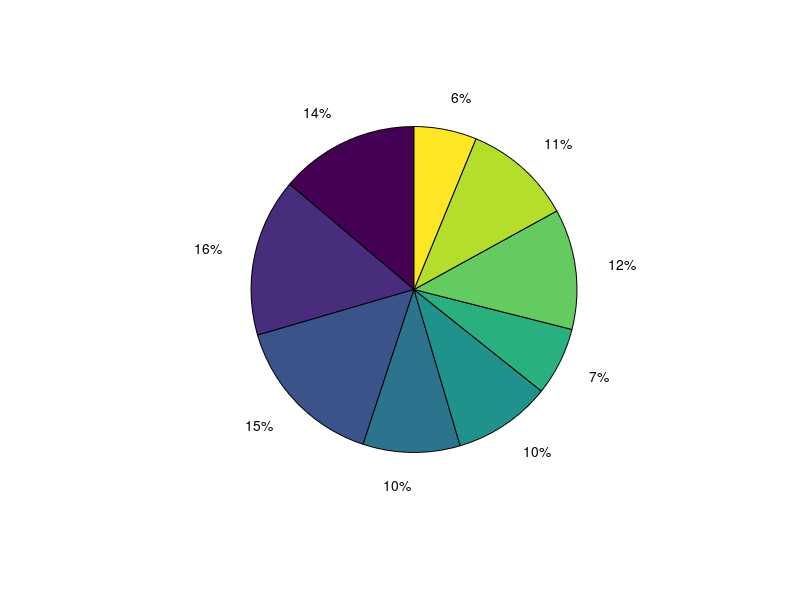
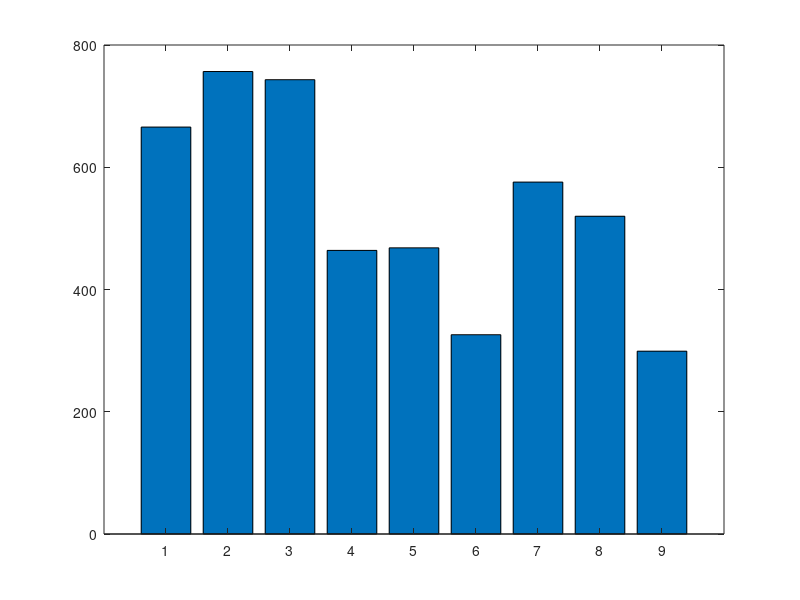

Here is the MATLAB script that generated these plots, in order:
%Know Variables%
patrons=6583;
%Gumball Variables%
dsmall=(5/8);
dmedium=(1+1/8);
dlarge=(1+3/4);
cost_small=.03;
cost_medium=.07;
cost_large=.16;
price_small=.05;
price_medium=.10;
price_large=.25;
vsmall=(4/3)*pi*(dsmall*.5)^3;
vmedium=(4/3)*pi*(dmedium*.5)^3;
vlarge=(4/3)*pi*(dlarge*.5)^3;
s_ratio=9/350;
m_ratio=5/350;
l_ratio=2/350;
sold_small=fix(s_ratio*patrons);
sold_medium=fix(m_ratio*patrons);
sold_large=fix(l_ratio*patrons);
%machine variables%
volume_cube=10*10*10;
volume_rhombus=11*11*14;
volume_sphere=(4/3)*pi*5^3;
ratio=.78;
cube=volume_cube*ratio;
rhombus=volume_rhombus*ratio;
sphere=volume_sphere*ratio;
cost_cube=325;
cost_rhombus=350;
cost_sphere=300;
fill_cost=5;

%Calculations for Amount of Gumballs %
gs_cube=fix(cube/vsmall);
gs_rhombus=fix(rhombus/vsmall);
gs_sphere=fix(sphere/vsmall);

gm_cube=fix(cube/vmedium);
gm_rhombus=fix(rhombus/vmedium);
gm_sphere=fix(sphere/vmedium);

gl_cube=fix(cube/vlarge);
gl_rhombus=fix(rhombus/vlarge);
gl_sphere=fix(sphere/vlarge);

%Calculations for amount of gumballs when machine needs refilled%
refill_scube=fix(gs_cube*.25);
refill_srhombus=fix(gs_rhombus*.25);
refill_ssphere=fix(gs_sphere*.25);

refill_mcube=fix(gm_cube*.25);
refill_mrhombus=fix(gm_rhombus*.25);
refill_msphere=fix(gm_sphere*.25);

refill_lcube=fix(gl_cube*.25);
refill_lrhombus=fix(gl_rhombus*.25);
refill_lsphere=fix(gl_sphere*.25);

%Calculations for difference between Max and Min number of Gumballs%
available_scube=gs_cube-refill_scube;
available_srhombus=gs_rhombus-refill_srhombus;
available_ssphere=gs_sphere-refill_ssphere;

available_mcube=gm_cube-refill_mcube;
available_mrhombus=gm_rhombus-refill_mrhombus;
available_msphere=gm_sphere-refill_msphere;

available_lcube=gl_cube-refill_lcube;
available_lrhombus=gl_rhombus-refill_lrhombus;
available_lsphere=gl_sphere-refill_lsphere;

%Calculations for days to till refill, is rounded up based that on the
%assumption that gumballs will still be sold when amount of gumballs dips
%below .25 of max number of gumballs, and refilled at the beginning of the
%next day
days_scube=ceil(available_scube/sold_small);
days_srhombus=ceil(available_srhombus/sold_small);
days_ssphere=ceil(available_ssphere/sold_small);

days_mcube=ceil(available_mcube/sold_medium);
days_mrhombus=ceil(available_mrhombus/sold_medium);
days_msphere=ceil(available_msphere/sold_medium);

days_lcube=ceil(available_lcube/sold_large);
days_lrhombus=ceil(available_lrhombus/sold_large);
days_lsphere=ceil(available_lsphere/sold_large);

%Calculations for Periods in Year%
periods_scube=365/days_scube;
periods_srhombus=365/days_srhombus;
periods_ssphere=365/days_ssphere;

periods_mcube=365/days_mcube;
periods_mrhombus=365/days_mrhombus;
periods_msphere=365/days_msphere;

periods_lcube=365/days_lcube;
periods_lrhombus=365/days_lrhombus;
periods_lsphere=365/days_lsphere;


%Calculations for gumballs sold until refill%
gsold_scube=days_scube*sold_small;
gsold_srhombus=days_srhombus*sold_small;
gsold_ssphere=days_ssphere*sold_small;

gsold_mcube=days_mcube*sold_medium;
gsold_mrhombus=days_mrhombus*sold_medium;
gsold_msphere=days_msphere*sold_medium;

gsold_lcube=days_lcube*sold_large;
gsold_lrhombus=days_lrhombus*sold_large;
gsold_lsphere=days_lsphere*sold_large;

format bank
%Profit Year One%
profit_year1_scube=gsold_scube*periods_scube*price_small;
profit_year1_srhombus=gsold_srhombus*periods_srhombus*price_small;
profit_year1_ssphere=gsold_ssphere*periods_ssphere*price_small;

profit_year1_mcube=gsold_mcube*periods_mcube*price_medium;
profit_year1_mrhombus=gsold_mrhombus*periods_mrhombus*price_medium;
profit_year1_msphere=gsold_msphere*periods_msphere*price_medium;

profit_year1_lcube=gsold_lcube*periods_lcube*price_large;
profit_year1_lrhombus=gsold_lrhombus*periods_lrhombus*price_large;
profit_year1_lsphere=gsold_lsphere*periods_lsphere*price_large;

%Expenses Year One%
expenses_year1_scube=cost_cube+fix(periods_scube)*gsold_scube*cost_small+gs_cube*cost_small+fix(periods_scube)*fill_cost;
expenses_year1_srhombus=cost_rhombus+fix(periods_srhombus)*gsold_srhombus*cost_small+gs_rhombus*cost_small+fix(periods_srhombus)*fill_cost;
expenses_year1_ssphere=cost_sphere+fix(periods_ssphere)*gsold_ssphere*cost_small+gs_sphere*cost_small+fix(periods_ssphere)*fill_cost;

expenses_year1_mcube=cost_cube+fix(periods_mcube)*gsold_mcube*cost_medium+gm_cube*cost_medium+fix(periods_mcube)*fill_cost;
expenses_year1_mrhombus=cost_rhombus+fix(periods_mrhombus)*gsold_mrhombus*cost_medium+gm_rhombus*cost_medium+fix(periods_mrhombus)*fill_cost;
expenses_year1_msphere=cost_sphere+fix(periods_msphere)*gsold_msphere*cost_medium+gm_sphere*cost_medium+fix(periods_msphere)*fill_cost;

expenses_year1_lcube=cost_cube+fix(periods_lcube)*gsold_lcube*cost_large+gl_cube*cost_large+fix(periods_lcube)*fill_cost;
expenses_year1_lrhombus=cost_rhombus+fix(periods_lrhombus)*gsold_lrhombus*cost_large+gl_rhombus*cost_large+fix(periods_lcube)*fill_cost;
expenses_year1_lsphere=cost_sphere+fix(periods_lsphere)*gsold_lsphere*cost_large+gl_sphere*cost_large+fix(periods_lsphere)*fill_cost;


%Net Profit Year One%
netprofit_year1_scube=profit_year1_scube-expenses_year1_scube;
netprofit_year1_srhombus=profit_year1_srhombus-expenses_year1_srhombus;
netprofit_year1_ssphere=profit_year1_ssphere-expenses_year1_ssphere;

netprofit_year1_mcube=profit_year1_mcube-expenses_year1_mcube;
netprofit_year1_mrhombus=profit_year1_mrhombus-expenses_year1_mrhombus;
netprofit_year1_msphere=profit_year1_msphere-expenses_year1_msphere;

netprofit_year1_lcube=profit_year1_lcube-expenses_year1_lcube;
netprofit_year1_lrhombus=profit_year1_lrhombus-expenses_year1_lrhombus;
netprofit_year1_lsphere=profit_year1_lsphere-expenses_year1_lsphere;

%Expenses for Year 2%
expenses_year2_scube=fix(periods_scube)*gsold_scube*cost_small+fix(periods_scube)*fill_cost;
expenses_year2_srhombus=fix(periods_srhombus)*gsold_srhombus*cost_small+fix(periods_srhombus)*fill_cost;
expenses_year2_ssphere=fix(periods_ssphere)*gsold_ssphere*cost_small+fix(periods_ssphere)*fill_cost;

expenses_year2_mcube=fix(periods_mcube)*gsold_mcube*cost_medium+fix(periods_mcube)*fill_cost;
expenses_year2_mrhombus=fix(periods_mrhombus)*gsold_mrhombus*cost_medium+fix(periods_mrhombus)*fill_cost;
expenses_year2_msphere=fix(periods_msphere)*gsold_msphere*cost_medium+fix(periods_msphere)*fill_cost;

expenses_year2_lcube=fix(periods_lcube)*gsold_lcube*cost_large+fix(periods_lcube)*fill_cost;
expenses_year2_lrhombus=fix(periods_lrhombus)*gsold_lrhombus*cost_large+fix(periods_lrhombus)*fill_cost;
expenses_year2_lsphere=fix(periods_lsphere)*gsold_lsphere*cost_large+fix(periods_lsphere)*fill_cost;

%Net Profit Year Two%
netprofit_year2_scube=netprofit_year1_scube+profit_year1_scube-expenses_year2_scube;
netprofit_year2_srhombus=netprofit_year1_srhombus+profit_year1_srhombus-expenses_year2_srhombus;
netprofit_year2_ssphere=netprofit_year1_ssphere+profit_year1_ssphere-expenses_year2_ssphere;

netprofit_year2_mcube=netprofit_year1_mcube+profit_year1_mcube-expenses_year2_mcube;
netprofit_year2_mrhombus=netprofit_year1_mrhombus+profit_year1_mrhombus-expenses_year2_mrhombus;
netprofit_year2_msphere=netprofit_year1_msphere+profit_year1_msphere-expenses_year2_msphere;

netprofit_year2_lcube=netprofit_year1_lcube+profit_year1_lcube-expenses_year2_lcube;
netprofit_year2_lrhombus=netprofit_year1_lrhombus+profit_year1_lrhombus-expenses_year2_lrhombus;
netprofit_year2_lsphere=netprofit_year1_lsphere+profit_year1_lsphere-expenses_year2_lrhombus;

figure
x=[netprofit_year1_scube netprofit_year1_srhombus netprofit_year1_ssphere netprofit_year1_mcube netprofit_year1_mrhombus netprofit_year1_msphere netprofit_year1_lcube netprofit_year1_lrhombus netprofit_year1_lsphere]
pie(x)

figure
bar(1:9,x)

